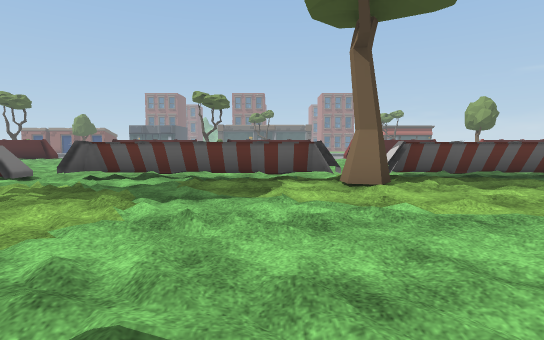
view 1 (above)

17 first-person views from a walk through a 3-D level made in the Unity game engine. The camera is 1.2 m above the floor, tilts 4° down and sees 80° across. The floor is counted in squares, 2 m on a side. Each view is taken from the middle of a square. On the plan, view 1 faces up. The plan holds only what a view shows up to about 10 squares ahead; the rest is blank. The place goes on beyond the plan. The player character is not drawn. Some surface patterns are stand-ins.

view 2
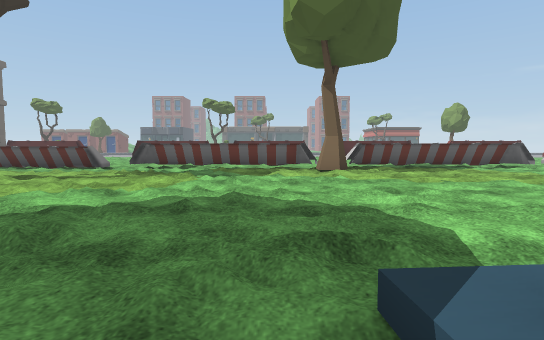

view 3
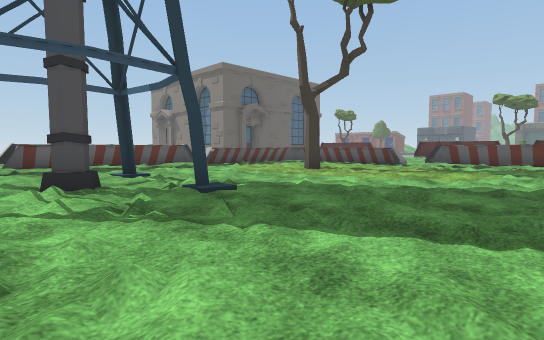

view 4
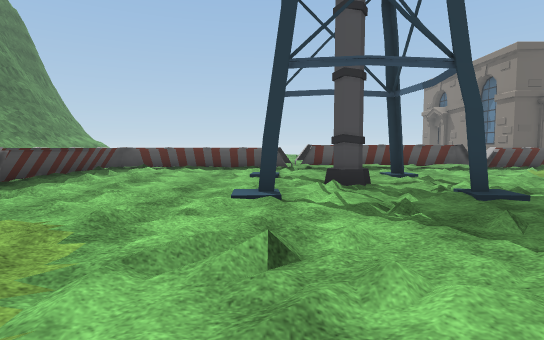

view 5
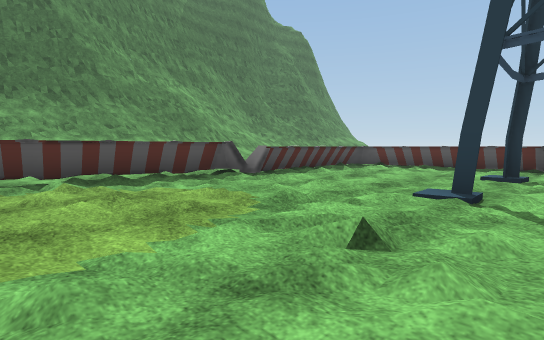

view 6
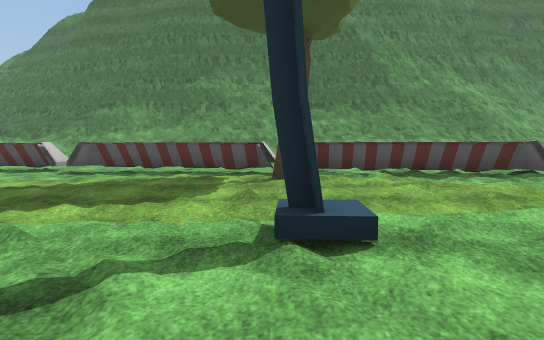

view 7
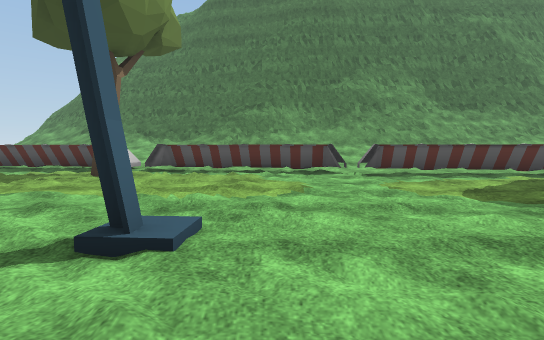

view 8
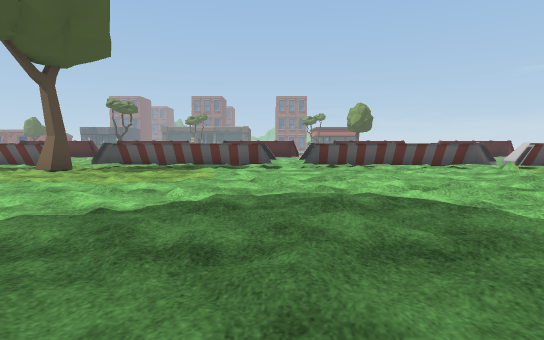

view 9
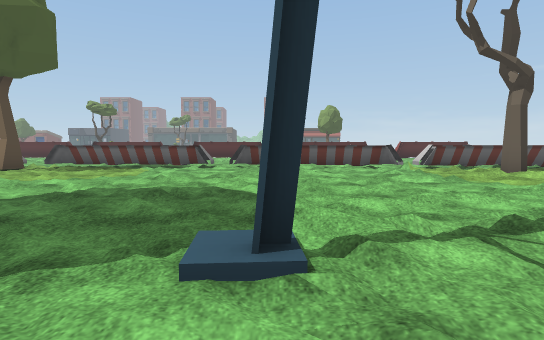

view 10
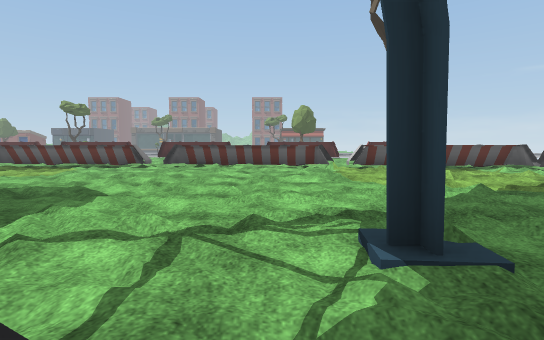

view 11
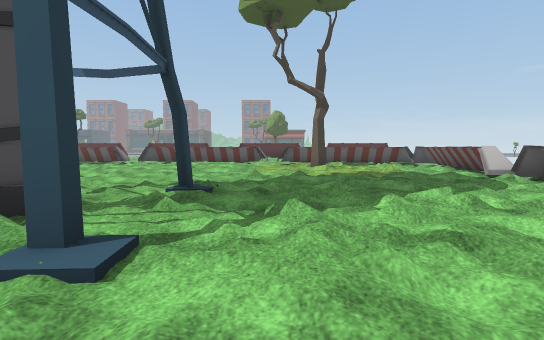

view 12
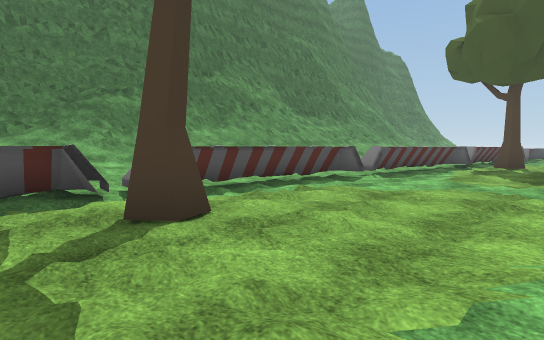

view 13
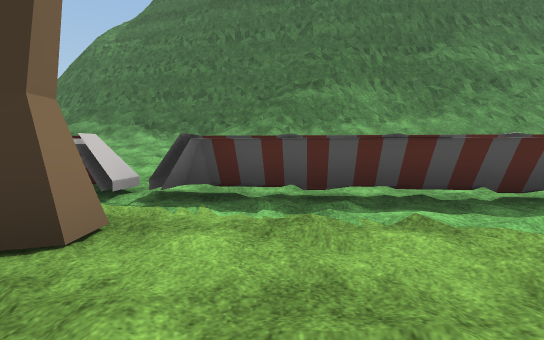

view 14
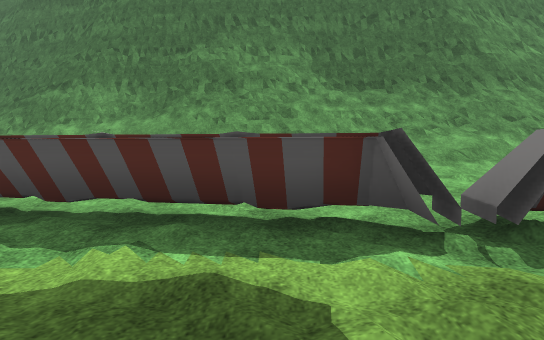

view 15
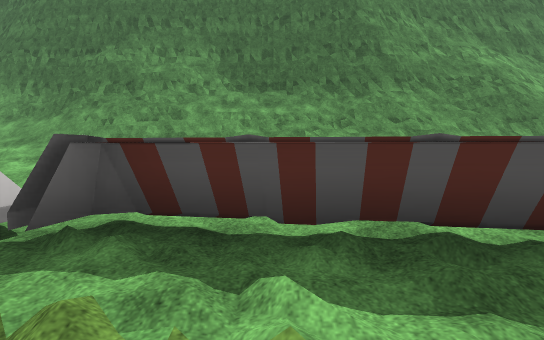

view 16
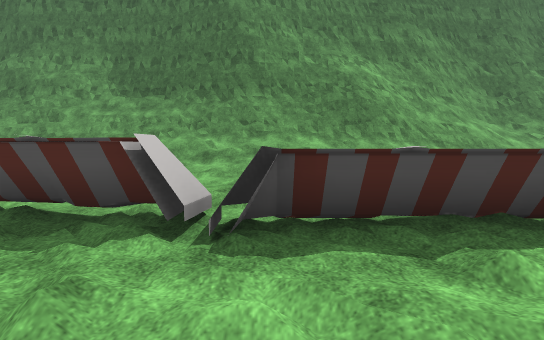

view 17
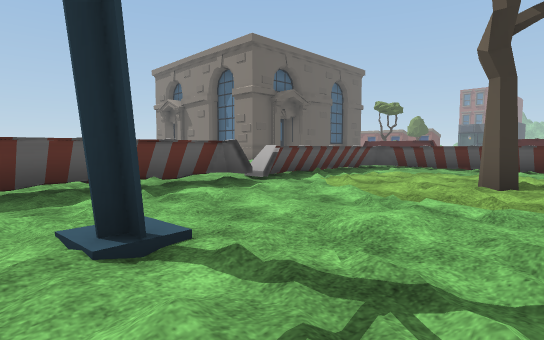

### Floor plan
Key: @ floor where view 1 was taken; # wall or solid block; x gap in a wall; . main floor; : floor 0.25 m higher than the main floor; + floor 0.5 m higher than the main floor; * floor 0.75 m higher than the main floor; % floor 1 m higher than the main floor; / step, stairs or slope; = window, fence, low wall or low ledge; ^ raised ledge; T thing the floor can be seen under or through; R tree; W tower.
Columns run from 12 left of view 1 to 16 right of it. Each row starts with its distance up from view 1.
  8        ............
  7        ............... ..
  6   #=####xTTTTTTTTTTT#####/##/
  5   #......:....R.........../^^
  4   #.....................:....
  3   #...R.......:......:..:.R..
  2   #........................:.
  1  .##.......................::
  0  .##........@...........::..:
 -1   #............  ....:...:.::
 -2  .#..W..:....W    ...W:.W:::.
 -3  .#...........     .......:::
 -4  :#...WW......W    ...W.:/:.:
 -5   =..W..W....W..W ...W..W/:.
 -6   =.....................:.:
 -7   =.....................::
 -8   =.......................
 -9   =^^^^x#..:/R............
-10    ///=/######^......../R..
-11        :......######^^......
-12         . ........../##x#####
-13         .  .   ...........:.:
-14         ::::   ::     ::::
-15       //////    //    ++++
-16 /////=/////////////   /  **
-17 /#########===###= ///#=//%%/
-18    ##    ##############/////
-19                       ###

Positions as (right, up) in squares from view 1, and headings:
1: (0, 0), facing up
2: (0, -3), facing up
3: (0, -5), facing up-left
4: (0, -5), facing left
5: (0, -4), facing down-left
6: (1, -3), facing down
7: (8, -3), facing down
8: (7, -3), facing up
9: (9, -4), facing up
10: (11, -4), facing up
11: (13, -7), facing up
12: (13, -7), facing down-left
13: (10, -8), facing down
14: (2, -8), facing down
15: (-1, -8), facing down
16: (-5, -7), facing down
17: (-5, -3), facing up-left
